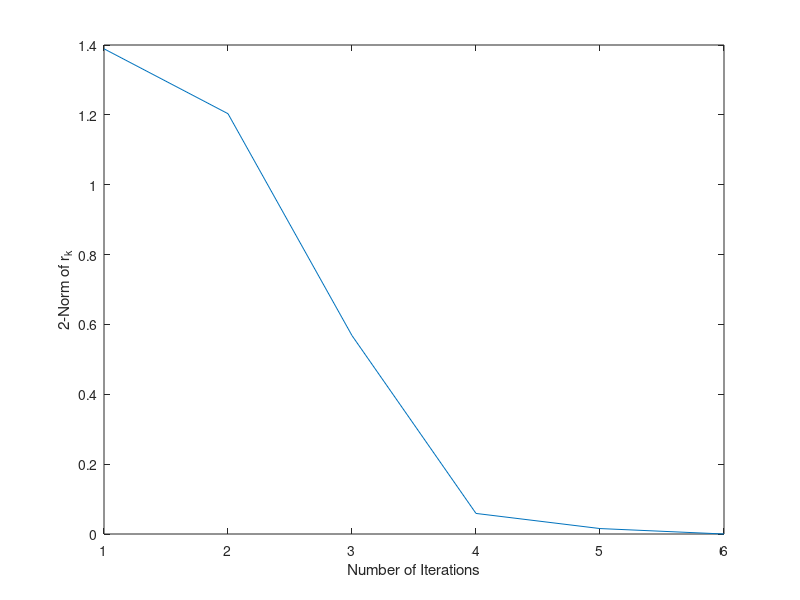

Reproduce this figure in MATLAB.
load n_4

n = 4;

x = zeros(n*n, 1); % 初期状態の設定

maxit = 2000; % 最大反復回数
tol = 1e-04; % 判定条件

r = b - A*x;
p = r;
t = 0;
t2 = 0;
for i = 1:maxit
    v = 0;
    Ap = A*p;
    alpha = dot(p,r)/dot(p,Ap);
    x = x + alpha*p;
    r = r - alpha*Ap;
    beta = -dot(r,Ap)/dot(p,Ap);
    p = r + beta*p;
    v = norm(r);
    t(i) = v;
    t2(i) = i;
    if v < tol
        break;
    end
end
t2
plot(t)
xlabel('Number of Iterations')
ylabel('2-Norm of r_k')

